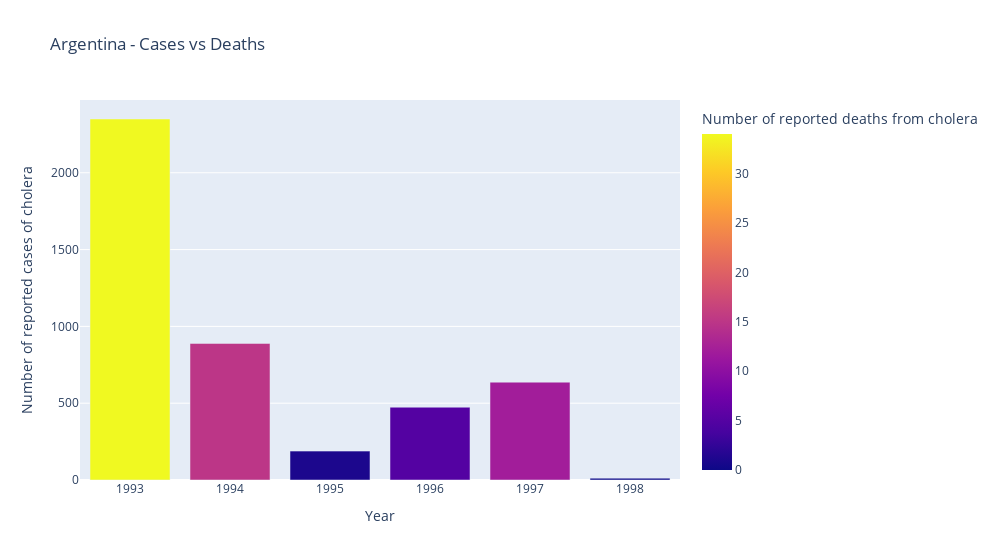
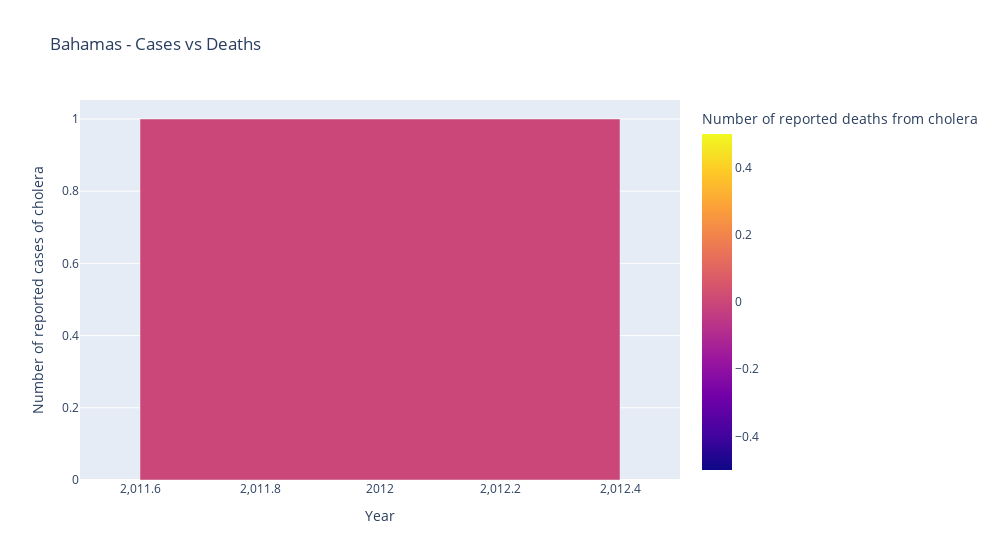
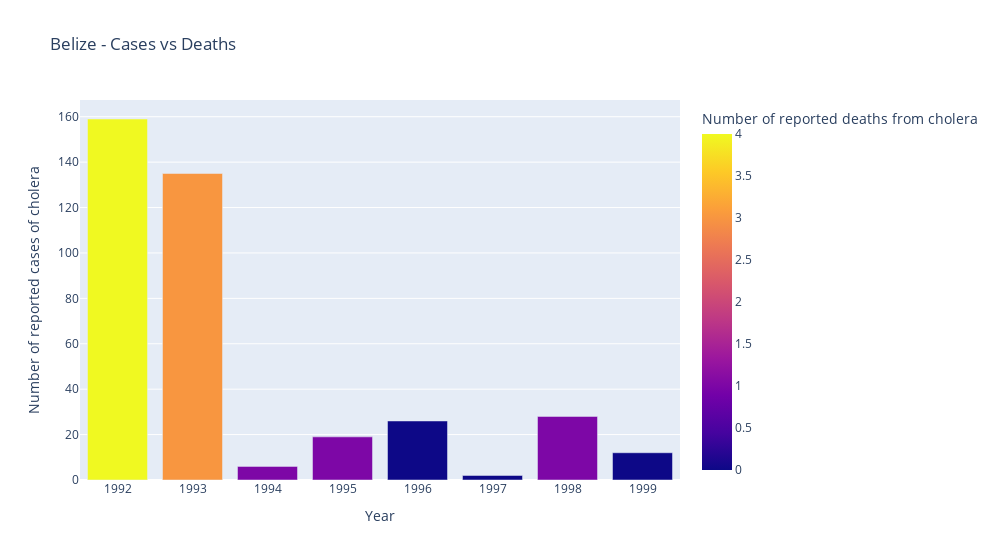
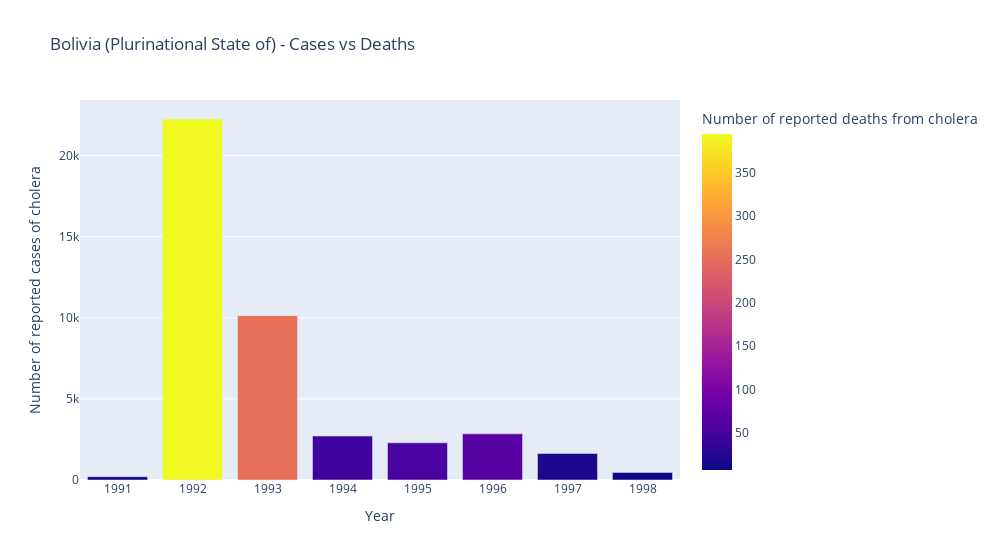

Notebook source saved alongside these figures, in order:
### Markdown cell above
#### 3. Cases vs Deaths per country

### Code cell
for i in data_americas['Country'].unique():

    fig = px.bar(
    data_frame = data.loc[data['Country']==i], 
    x='Year', 
    y='Number of reported cases of cholera', 
    width=1000, 
    color='Number of reported deaths from cholera',
    color_discrete_sequence ='viridis',
    title=f'{i} - Cases vs Deaths')

    fig.show()

### Figure 1 — Plotly figure (JSON) as saved in the notebook; plotly's stock layout.template omitted (floating-point values rounded to 4 significant figures)
{"data": [{"alignmentgroup": "True", "hovertemplate": "Year=%{x}<br>Number of reported cases of cholera=%{y}<br>Number of reported deaths from cholera=%{marker.color}<extra></extra>", "legendgroup": "", "marker": {"color": [0, 12, 5, 1, 15, 34], "coloraxis": "coloraxis", "pattern": {"shape": ""}}, "name": "", "offsetgroup": "", "orientation": "v", "showlegend": false, "textposition": "auto", "type": "bar", "x": [1998, 1997, 1996, 1995, 1994, 1993], "xaxis": "x", "y": [12, 637, 474, 188, 889, 2350], "yaxis": "y"}], "layout": {"barmode": "relative", "coloraxis": {"colorbar": {"title": {"text": "Number of reported deaths from cholera"}}, "colorscale": [[0, "#0d0887"], [0.1111, "#46039f"], [0.2222, "#7201a8"], [0.3333, "#9c179e"], [0.4444, "#bd3786"], [0.5556, "#d8576b"], [0.6667, "#ed7953"], [0.7778, "#fb9f3a"], [0.8889, "#fdca26"], [1, "#f0f921"]]}, "legend": {"tracegroupgap": 0}, "title": {"text": "Argentina - Cases vs Deaths"}, "width": 1000, "xaxis": {"anchor": "y", "domain": [0, 1], "title": {"text": "Year"}}, "yaxis": {"anchor": "x", "domain": [0, 1], "title": {"text": "Number of reported cases of cholera"}}}}

### Figure 2 — Plotly figure (JSON) as saved in the notebook; plotly's stock layout.template omitted (floating-point values rounded to 4 significant figures)
{"data": [{"alignmentgroup": "True", "hovertemplate": "Year=%{x}<br>Number of reported cases of cholera=%{y}<br>Number of reported deaths from cholera=%{marker.color}<extra></extra>", "legendgroup": "", "marker": {"color": [0], "coloraxis": "coloraxis", "pattern": {"shape": ""}}, "name": "", "offsetgroup": "", "orientation": "v", "showlegend": false, "textposition": "auto", "type": "bar", "x": [2012], "xaxis": "x", "y": [1], "yaxis": "y"}], "layout": {"barmode": "relative", "coloraxis": {"colorbar": {"title": {"text": "Number of reported deaths from cholera"}}, "colorscale": [[0, "#0d0887"], [0.1111, "#46039f"], [0.2222, "#7201a8"], [0.3333, "#9c179e"], [0.4444, "#bd3786"], [0.5556, "#d8576b"], [0.6667, "#ed7953"], [0.7778, "#fb9f3a"], [0.8889, "#fdca26"], [1, "#f0f921"]]}, "legend": {"tracegroupgap": 0}, "title": {"text": "Bahamas - Cases vs Deaths"}, "width": 1000, "xaxis": {"anchor": "y", "domain": [0, 1], "title": {"text": "Year"}}, "yaxis": {"anchor": "x", "domain": [0, 1], "title": {"text": "Number of reported cases of cholera"}}}}

### Figure 3 — Plotly figure (JSON) as saved in the notebook; plotly's stock layout.template omitted (floating-point values rounded to 4 significant figures)
{"data": [{"alignmentgroup": "True", "hovertemplate": "Year=%{x}<br>Number of reported cases of cholera=%{y}<br>Number of reported deaths from cholera=%{marker.color}<extra></extra>", "legendgroup": "", "marker": {"color": [0, 1, 0, 0, 1, 1, 3, 4], "coloraxis": "coloraxis", "pattern": {"shape": ""}}, "name": "", "offsetgroup": "", "orientation": "v", "showlegend": false, "textposition": "auto", "type": "bar", "x": [1999, 1998, 1997, 1996, 1995, 1994, 1993, 1992], "xaxis": "x", "y": [12, 28, 2, 26, 19, 6, 135, 159], "yaxis": "y"}], "layout": {"barmode": "relative", "coloraxis": {"colorbar": {"title": {"text": "Number of reported deaths from cholera"}}, "colorscale": [[0, "#0d0887"], [0.1111, "#46039f"], [0.2222, "#7201a8"], [0.3333, "#9c179e"], [0.4444, "#bd3786"], [0.5556, "#d8576b"], [0.6667, "#ed7953"], [0.7778, "#fb9f3a"], [0.8889, "#fdca26"], [1, "#f0f921"]]}, "legend": {"tracegroupgap": 0}, "title": {"text": "Belize - Cases vs Deaths"}, "width": 1000, "xaxis": {"anchor": "y", "domain": [0, 1], "title": {"text": "Year"}}, "yaxis": {"anchor": "x", "domain": [0, 1], "title": {"text": "Number of reported cases of cholera"}}}}

### Figure 4 — Plotly figure (JSON) as saved in the notebook; plotly's stock layout.template omitted (floating-point values rounded to 4 significant figures)
{"data": [{"alignmentgroup": "True", "hovertemplate": "Year=%{x}<br>Number of reported cases of cholera=%{y}<br>Number of reported deaths from cholera=%{marker.color}<extra></extra>", "legendgroup": "", "marker": {"color": [7, 18, 68, 54, 46, 254, 395, 12], "coloraxis": "coloraxis", "pattern": {"shape": ""}}, "name": "", "offsetgroup": "", "orientation": "v", "showlegend": false, "textposition": "auto", "type": "bar", "x": [1998, 1997, 1996, 1995, 1994, 1993, 1992, 1991], "xaxis": "x", "y": [466, 1632, 2847, 2293, 2710, 10134, 22260, 206], "yaxis": "y"}], "layout": {"barmode": "relative", "coloraxis": {"colorbar": {"title": {"text": "Number of reported deaths from cholera"}}, "colorscale": [[0, "#0d0887"], [0.1111, "#46039f"], [0.2222, "#7201a8"], [0.3333, "#9c179e"], [0.4444, "#bd3786"], [0.5556, "#d8576b"], [0.6667, "#ed7953"], [0.7778, "#fb9f3a"], [0.8889, "#fdca26"], [1, "#f0f921"]]}, "legend": {"tracegroupgap": 0}, "title": {"text": "Bolivia (Plurinational State of) - Cases vs Deaths"}, "width": 1000, "xaxis": {"anchor": "y", "domain": [0, 1], "title": {"text": "Year"}}, "yaxis": {"anchor": "x", "domain": [0, 1], "title": {"text": "Number of reported cases of cholera"}}}}
